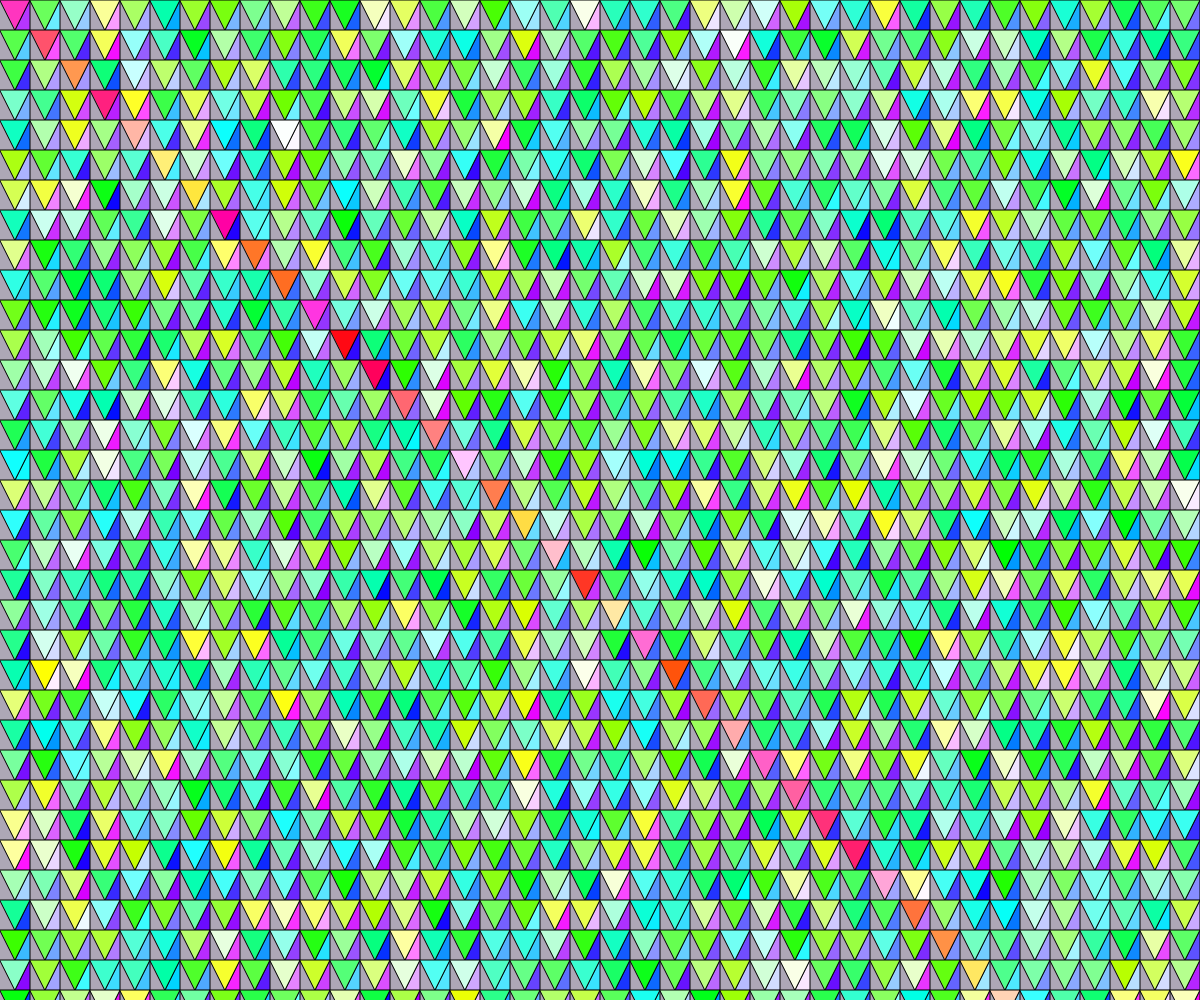
Frame 1 (no input)
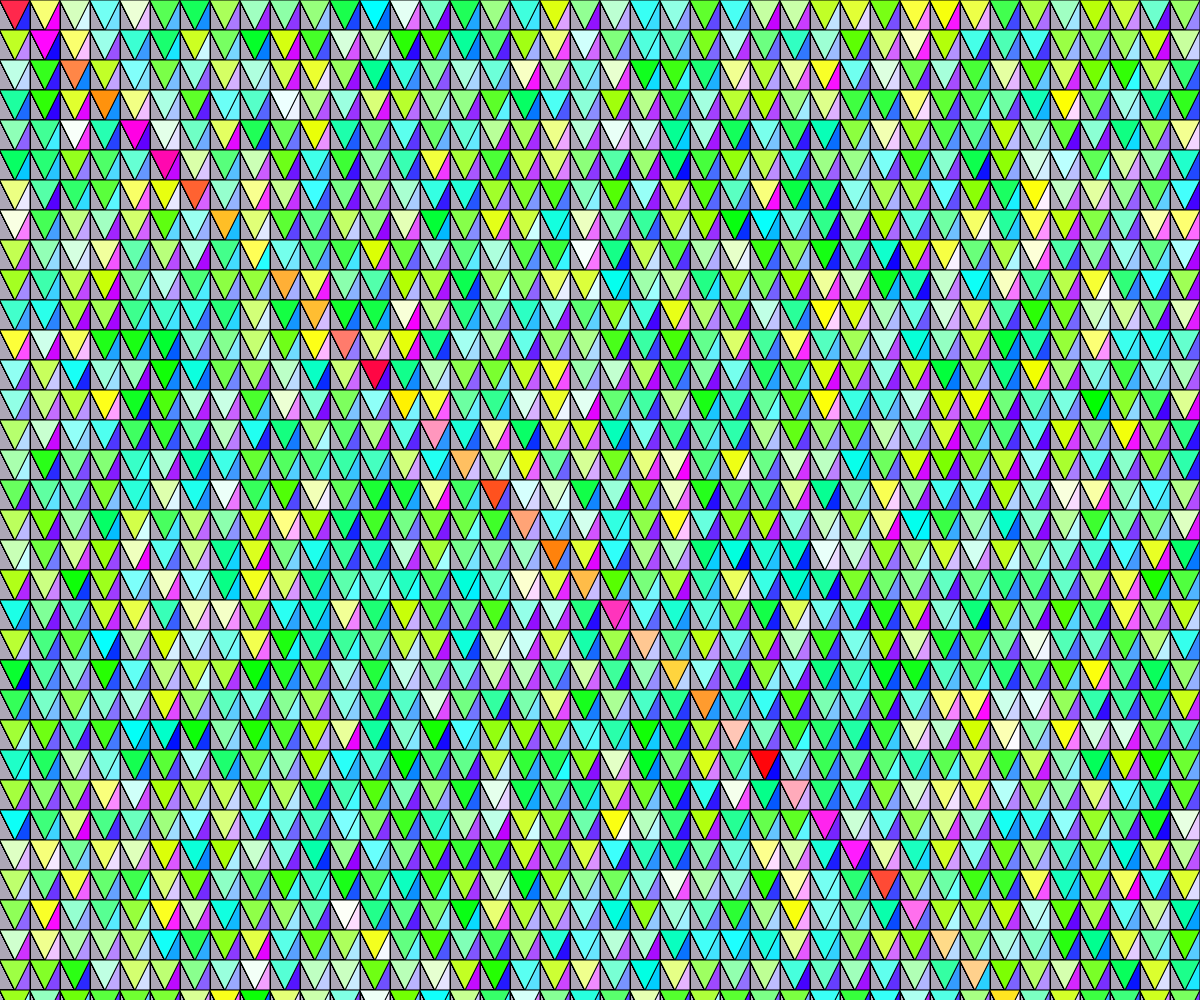
Frame 60 (no input)
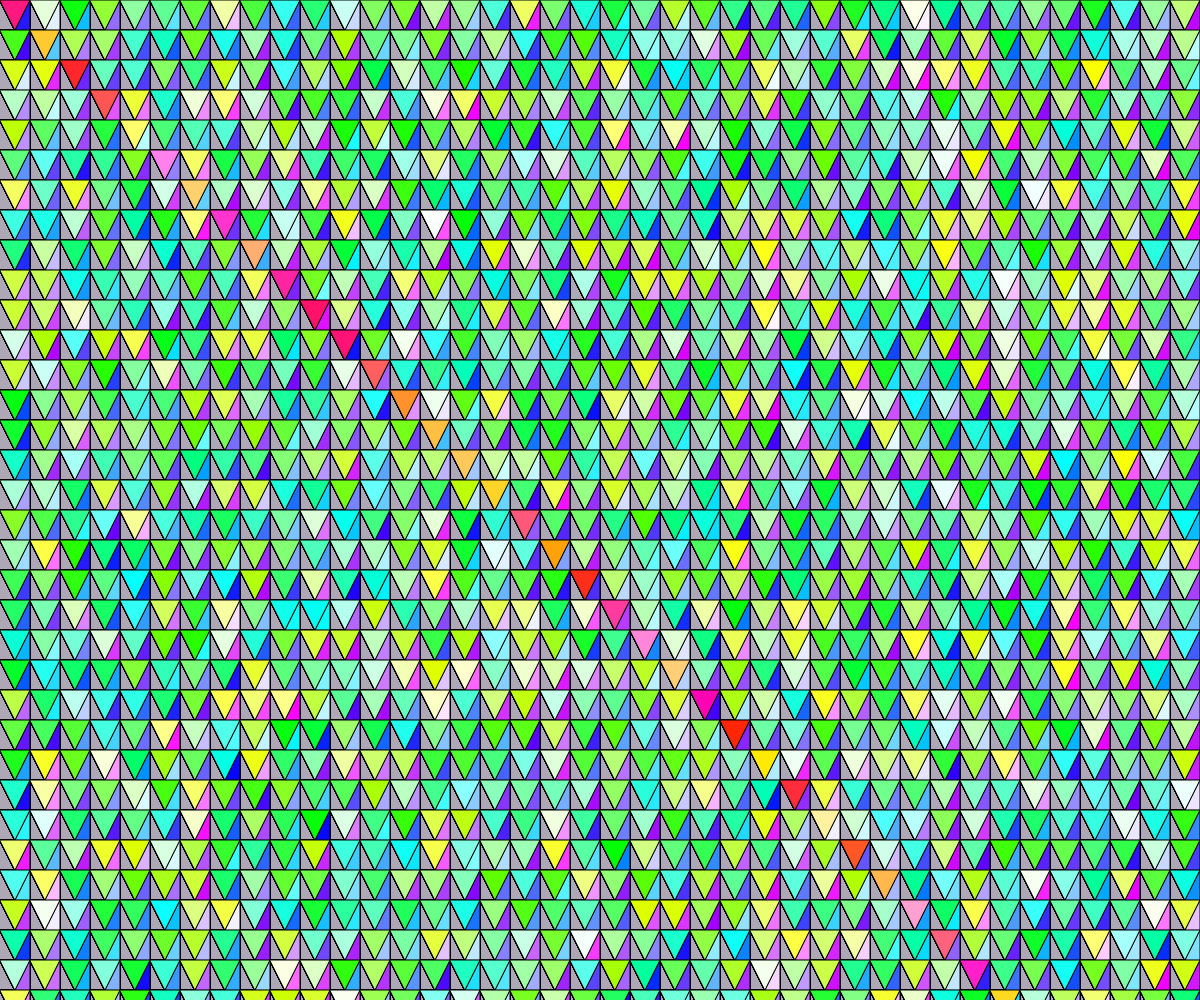
Frame 120 (the mouse pressed at the canvas centre since frame 60)

The p5.js sketch that drew these frames (run headless with seeded random() and noise() and a simulated clock; from frame 60 on, the mouse is pressed at the canvas centre):

// p5.js sketch
// ── sketch.js

function setup() {
  // put setup code here
  createCanvas(windowWidth,windowHeight);
  background(173,167,182);

}

function draw() {
  // put drawing code here

  for (let counter=0; counter < windowWidth; counter = counter + 30){
    for (let j=0; j < windowHeight; j = j + 30){
      let rcolor = random (0,255);
      let bcolor = random (0,255);
      let gcolor = random (0,255);

      fill(rcolor,bcolor,255);
      triangle(counter+15,j+30,counter+30,j,counter+30,j+30);

      if (counter == j){
        fill(255,bcolor,gcolor);
        triangle(counter, j,counter +30,j, counter+15,j+30);
      }

      else{
        fill(rcolor,255,gcolor);
        triangle(counter, j,counter +30,j, counter+15,j+30);
      }


    }
    }



}
